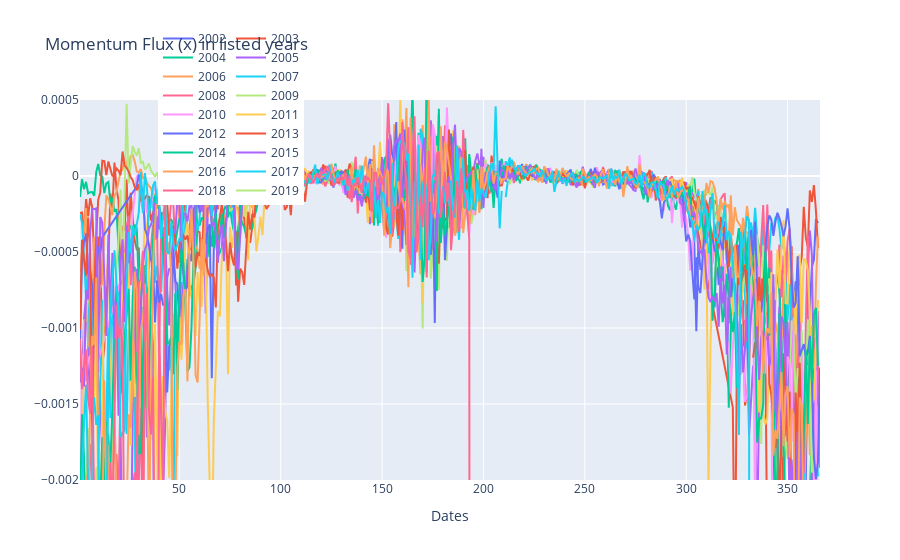

This figure's notebook cell:
### Code cell
import plotly.graph_objects as go
df_all  = df_merged

fig = go.Figure()
fig.add_shape(type='line', x0=df_all['dates'].min(), y0=0, x1=df_all['dates'].max(), y1=0, line=dict(color='gray', dash='dash'))

for year, df in df_all.groupby('year'):
    fig.add_trace(go.Scatter(x=df['dayofyear'], y=df['mfx_data_mean'], name=f'{year}', line=dict()))

    # Set layout for each year
    fig.update_layout(
        yaxis=dict(
            range=[-0.002, 0.0005]),
        xaxis=dict(title='Dates'),
        title=f'Momentum Flux (x) in listed years',
        legend=dict(orientation="h", y=1.2, x=0.5)
    )

    # Show the plot for each year
fig.show()

### Figure 1 — Plotly figure (JSON) as saved in the notebook; plotly's stock layout.template omitted (floating-point values rounded to 4 significant figures; data arrays with more than 128 entries replaced by an {"elided": "..."} marker saying what was removed)
{"data": [{"name": "2002", "type": "scatter", "x": [243, 244, 245, 246, 247, 248, 249, 250, 251, 252, 253, 254, 255, 256, 257, 258, 259, 260, 261, 262, 263, 264, 265, 266, 267, 268, 269, 270, 271, 272, 273, 274, 275, 276, 277, 278, 279, 280, 281, 282, 283, 284, 285, 286, 287, 288, 289, 291, 292, 295, 296, 297, 298, 299, 300, 301, 302, 303, 304, 305, 306, 307, 308, 309, 310, 311, 312, 313, 314, 315, 316, 317, 318, 319, 320, 321, 322, 323, 324, 325, 326, 327, 328, 329, 330, 331, 332, 333, 334, 335, 336, 337, 338, 339, 340, 341, 342, 343, 344, 345, 346, 347, 348, 349, 350, 351, 352, 353, 354, 355, 356, 357, 358, 359, 360, 361, 362, 363, 364, 365], "y": [-6.323e-06, 1.247e-05, -1.372e-05, -7.643e-06, 1.147e-05, -1.487e-05, 4.066e-06, 1.489e-05, -3.403e-05, 4.164e-06, -2.954e-05, -2.497e-05, -4.582e-05, -8.241e-06, -3.964e-05, 1.908e-06, -5.613e-05, -4.652e-05, -5.3e-05, -2.964e-05, -5.871e-05, 1.038e-05, -4.195e-05, -3.875e-06, -1.009e-05, -3.741e-05, -6.728e-06, 2.532e-05, -2.278e-05, -4.664e-05, -3.193e-05, -8.115e-05, -7.157e-05, -1.015e-05, -2.295e-06, -1.945e-05, 1.7e-05, -1.459e-06, -4.007e-05, -4.769e-05, -8.239e-05, -3.273e-05, -4.373e-05, -7.793e-05, -4.793e-05, -6.674e-05, -6.134e-05, -0.0001338, -7.517e-05, -8.823e-05, -5.955e-05, -0.0001172, -9.595e-05, -0.0001749, -0.0002033, -0.0001941, -0.0003377, -0.0001767, -0.0004455, -0.001022, -0.0004453, -0.0006122, -0.0006178, -0.0003724, -0.000464, -0.0004965, -0.0007384, -0.0007849, -0.0008647, -0.0004902, -0.0007101, -0.000703, -0.0004907, -0.000451, -0.0003403, -0.0004872, -0.0004347, -0.0005639, -0.0007228, -0.0007328, -0.0004881, -0.0005911, -0.0003547, -0.0005413, -0.0006291, -0.0007865, -0.000477, -0.0007556, -0.0008866, -0.000878, -0.000999, -0.001278, -0.000908, -0.0005484, -0.0003968, -0.0005278, -0.0008476, -0.001533, -0.002445, -0.001158, -0.000867, -0.0006206, -0.0007767, -0.0009213, -0.001615, -0.001199, -0.0008389, -0.0008422, -0.0006925, -0.0007935, -0.001275, -0.001885, -0.00349, -0.00199, -0.001145, -0.0008803, -0.0005989, -0.0005497, -0.000282, -0.0003102]}, {"name": "2003", "type": "scatter", "x": {"elided": "345 int values"}, "y": {"elided": "345 float values"}}, {"name": "2004", "type": "scatter", "x": {"elided": "366 int values"}, "y": {"elided": "366 float values"}}, {"name": "2005", "type": "scatter", "x": {"elided": "363 int values"}, "y": {"elided": "363 float values"}}, {"name": "2006", "type": "scatter", "x": {"elided": "363 int values"}, "y": {"elided": "363 float values"}}, {"name": "2007", "type": "scatter", "x": {"elided": "364 int values"}, "y": {"elided": "364 float values"}}, {"name": "2008", "type": "scatter", "x": {"elided": "365 int values"}, "y": {"elided": "365 float values"}}, {"name": "2009", "type": "scatter", "x": {"elided": "378 int values"}, "y": {"elided": "378 float values"}}, {"name": "2010", "type": "scatter", "x": {"elided": "348 int values"}, "y": {"elided": "348 float values"}}, {"name": "2011", "type": "scatter", "x": {"elided": "363 int values"}, "y": {"elided": "363 float values"}}, {"name": "2012", "type": "scatter", "x": {"elided": "349 int values"}, "y": {"elided": "349 float values"}}, {"name": "2013", "type": "scatter", "x": {"elided": "363 int values"}, "y": {"elided": "363 float values"}}, {"name": "2014", "type": "scatter", "x": {"elided": "357 int values"}, "y": {"elided": "357 float values"}}, {"name": "2015", "type": "scatter", "x": {"elided": "365 int values"}, "y": {"elided": "365 float values"}}, {"name": "2016", "type": "scatter", "x": {"elided": "365 int values"}, "y": {"elided": "365 float values"}}, {"name": "2017", "type": "scatter", "x": {"elided": "365 int values"}, "y": {"elided": "365 float values"}}, {"name": "2018", "type": "scatter", "x": {"elided": "364 int values"}, "y": {"elided": "364 float values"}}, {"name": "2019", "type": "scatter", "x": {"elided": "365 int values"}, "y": {"elided": "365 float values"}}], "layout": {"legend": {"orientation": "h", "x": 0.5, "y": 1.2}, "shapes": [{"line": {"color": "gray", "dash": "dash"}, "type": "line", "x0": "2002-08-31T00:00:00", "x1": "2019-12-31T00:00:00", "y0": 0, "y1": 0}], "title": {"text": "Momentum Flux (x) in listed years"}, "xaxis": {"title": {"text": "Dates"}}, "yaxis": {"range": [-0.002, 0.0005]}}}
